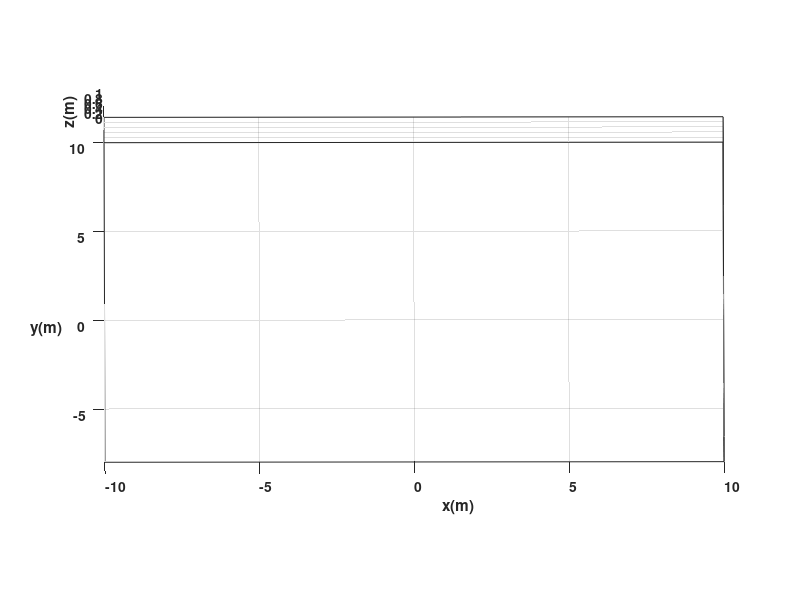

The MATLAB script that drew this image: (Note: this script raises an error after producing the figure.)
%Limpieza de pantalla
clear all
close all
clc

%1 TIEMPO %%%%%%%%%%%%%%%%%%%%%%%%%%%%%%%%%%%%%%%%%%%%%%%%%%%%%%%%
tf=358;             % Tiempo de simulación en segundos (s)
ts=0.1;            % Tiempo de muestreo en segundos (s)
t=0:ts:tf;         % Vector de tiempo
N= length(t);      % Muestras

%2 INTERPOLACIÓN DE TRAYECTORIA %%%%%%%%%%%%%%%%%%%%%%%%%%%%%%%%%%%%%%%%%%%%
Puntos = [
    -3.14, 1.74; -2.5, 2; -1.71, 1.79; -1.5, 1.22; -1.52, 0.89; -1.48, 0.57; -1.75, 0.56; -1.93, 0.8;
    -2.42, 0.89; -2.95, 1.29; -3.14, 1.74; %Ojo Izquierdo

    -2.5, 2; -1.71, 1.79; -1.5, 1.22; -1.52, 0.89; -1.48, 0.57

    -1.39, 0.58; -1.18, 0.11; -1.45, -0.58; -1.68, -1.12; -1.63, -1.62; -1.15, -2.42; -0.98, -2.17;
    -0.52, -2.27; -0.01, -2.35; 0.5, -2.29; 1.02, -2.18; 1.27, -2.43; 1.68, -1.64; 1.75, -1.05; 1.5, -0.5;
     1.32, 0.12; 1.56, 0.66; %Hocico

     1.77, 1.16; 1.86, 1.58; 2.3, 1.95; 2.93, 2.03; 3.65, 1.79; 3.25, 1.27;
     2.69, 0.94; 2.16, 0.89; 2.13, 0.59; 1.78, 0.6; 1.56, 0.66; %Ojo Derecho
    
     1.56, 0.66; 1.32, 0.12; 1.5, -0.5; 1.75, -1.05; 1.68, -1.64; 1.27, -2.43;

     1.14, -2.48; 0.8, -2.6; 0.54, -2.84; 0.42, -3.14; 0.32, -3.52; 0.14, -3.69;
    -0.08, -3.65; -0.22, -3.43; -0.29, -3.11; -0.45, -2.76; -0.69, -2.59; -0.99, -2.55; %Nariz

    -0.99, -2.55; -0.69, -2.59; -0.45, -2.76; -0.29, -3.11; -0.22, -3.43; -0.08, -3.65; 0.14, -3.69;

     0.1, -3.97; 0.19, -4.39; 0.59, -4.53; 1.09, -4.74; 1.6, -4.8; 1.09, -4.74; 
     0.59, -4.53; 0.19, -4.39; 0.1, -3.97; -0.07, -4.39; -0.59, -4.63; -1.09, -4.85; -1.69, -4.99; %Boca

    -2.18, -4.71; -2.48, -3.92; -2.71, -3.31; -2.85, -2.42; -3.68, -2; -4.35, -1.39; -4.7, -0.68;
    -4.93, 0.19; -4.93, 0.19; -4.7, -0.68; -4.35, -1.39; -3.68, -2; -2.85, -2.42; -2.71, -3.31;
    -2.48, -3.92; -2.18, -4.71;-1.44, -5.3; -0.53, -5.75; 0.52, -5.71; 1.55, -5.26; 2.31, -4.57;
     2.74, -3.74; 3, -3; 2.95, -2.15; 3.85, -1.76; 4.68, -1.47; %Cara

     4.51, -1.76; 5.24, -3.02; 5.61, -4.14; 5.85, -5.33; 5.94, -6.56; 6, -8; 6, -8; 5.94, -6.56;
     5.85, -5.33; 5.61, -4.14; 5.24, -3.02; 4.51, -1.76; 5.17, -0.84; 5.46, -0.03; 5.61, 1.01;
     5.61, 1.99; 5.81, 2.77; 6.28, 3.49; 5.84, 4.26; 6.55, 4.49; 6.88, 5.3; 7.01, 6.33; 6.6, 7.11;
     5.87, 7.4; 4.97, 7.18; 4.06, 6.66; 3.32, 5.99; 2.87, 6.2; 1.77, 6.73; 0.79, 6.9; -0.41, 6.88;
    -1.48, 6.63; -2.32, 6.17; -3.17, 5.96; -3.73, 6.43; -4.35, 6.85; -4.98, 7.22; -5.82, 7.18;
    -6.35, 6.62; -6.52, 5.79; -6.29, 5.02; -5.97, 4.33; -5.35, 4.15; -5.74, 3.35; -5.23, 2.7;
    -5.12, 1.87; -4.97, 0.73; -5.7, -0.33; -6.61, -1.17; -8.01, -1.46; % Cuerpo
];

s = linspace(0, 1, size(Puntos, 1));
ss = linspace(0, 1, N);
hx_ref = interp1(s, Puntos(:,1), ss, 'linear');
hy_ref = interp1(s, Puntos(:,2), ss, 'linear');

%2 CONDICIONES INICIALES %%%%%%%%%%%%%%%%%%%%%%%%%%%%%%%%%%%%%%%%%

x1 = zeros(1, N+1); 
y1 = zeros(1, N+1); 
phi = zeros(1, N+1);
u = zeros(1, N);
w = zeros(1, N);

x1(1) = Puntos(1,1);    % Iniciamos en el punto A
y1(1) = Puntos(1,2);
phi(1) = atan2(hy_ref(2)-hy_ref(1), hx_ref(2)-hx_ref(1)); % Orientación inicial hacia el punto B

%4 BUCLE DE SIMULACION %%%%%%%%%%%%%%%%%%%%%%%%%%%%%%%%

for k = 1:N-1
    % Derivadas para obtener velocidades deseadas
    dx = (hx_ref(k+1) - hx_ref(k))/ts;
    dy = (hy_ref(k+1) - hy_ref(k))/ts;
    
    u(k) = sqrt(dx^2 + dy^2); % Velocidad lineal
    
    % Calculamos la orientación deseada
    phi_d = atan2(dy, dx);
    
    % Velocidad angular 
    w(k) = atan2(sin(phi_d - phi(k)), cos(phi_d - phi(k)))/ts;
    
    % Actualizamos la orientación para el siguiente paso del cálculo
    phi(k+1) = phi(k) + w(k)*ts;
end

phi = zeros(1, N+1);
phi(1) = atan2(hy_ref(2)-hy_ref(1), hx_ref(2)-hx_ref(1));

for k=1:N 
    phi(k+1) = phi(k) + w(k)*ts; 
    xp1 = u(k)*cos(phi(k+1)); 
    yp1 = u(k)*sin(phi(k+1));
    x1(k+1) = x1(k) + xp1*ts;
    y1(k+1) = y1(k) + yp1*ts;
end

%%%%%%%%%%%%%%%%%%%%%%%%%%%%% SIMULACION VIRTUAL 3D %%%%%%%%%%%%%%%%%%%%%%%%%%%%

% a) Configuracion de escena

scene=figure;  % Crear figura (Escena)
set(scene,'Color','white'); % Color del fondo de la escena
set(gca,'FontWeight','bold') ;% Negrilla en los ejes y etiquetas
sizeScreen=get(0,'ScreenSize'); % Retorna el tamaño de la pantalla del computador
set(scene,'position',sizeScreen); % Configurar tamaño de la figura
camlight('headlight'); % Luz para la escena
axis equal; % Establece la relación de aspecto para que las unidades de datos sean las mismas en todas las direcciones.
grid on; % Mostrar líneas de cuadrícula en los ejes
box on; % Mostrar contorno de ejes
xlabel('x(m)'); ylabel('y(m)'); zlabel('z(m)'); % Etiqueta de los eje

view([-0.1 35]); % Orientacion de la figura
axis([-10 10 -8 10 0 1]); % Ingresar limites minimos y maximos en los ejes x y z [minX maxX minY maxY minZ maxZ]

% b) Graficar robots en la posicion inicial
scale = 2;
MobileRobot_5;

% c) Graficar Trayectorias
H1 = MobilePlot_4(x1(1), y1(1), phi(1), scale); hold on;
H3 = plot3(hx_ref, hy_ref, zeros(1, length(hx_ref)), 'g', 'lineWidth', 1.5);
H2 = plot3(x1(1), y1(1), 0, 'r', 'lineWidth', 2);

% d) Bucle de simulacion de movimiento del robot
step=10; % pasos para simulacion
for k=1:step:N
    
    delete(H1);

    H1 = MobilePlot_4(x1(k), y1(k), phi(k), scale);
    set(H2, 'XData', x1(1:k), 'YData', y1(1:k), 'ZData', zeros(1,k));

    drawnow limitrate;
end

%%%%%%%%%%%%%%%%%%%%%%%%%%%%% Graficas %%%%%%%%%%%%%%%%%%%%%%%%%%%%
graph=figure;  % Crear figura (Escena)
set(graph,'position',sizeScreen); % Congigurar tamaño de la figura
subplot(311)
plot(t,u,'b','LineWidth',2),grid('on'),xlabel('Tiempo [s]'),ylabel('m/s'),legend('Velocidad Lineal (v)');
subplot(312)
plot(t,w,'g','LineWidth',2),grid('on'),xlabel('Tiempo [s]'),ylabel('[rad/s]'),legend('Velocidad Angular (w)');
subplot(313)
dist_error = sqrt((hx_ref - x1(1:N)).^2 + (hy_ref - y1(1:N)).^2);
plot(t, dist_error, 'r','LineWidth',2),grid('on'),xlabel('Tiempo [s]'),ylabel('[metros]'),legend('Error de posición (m)');
